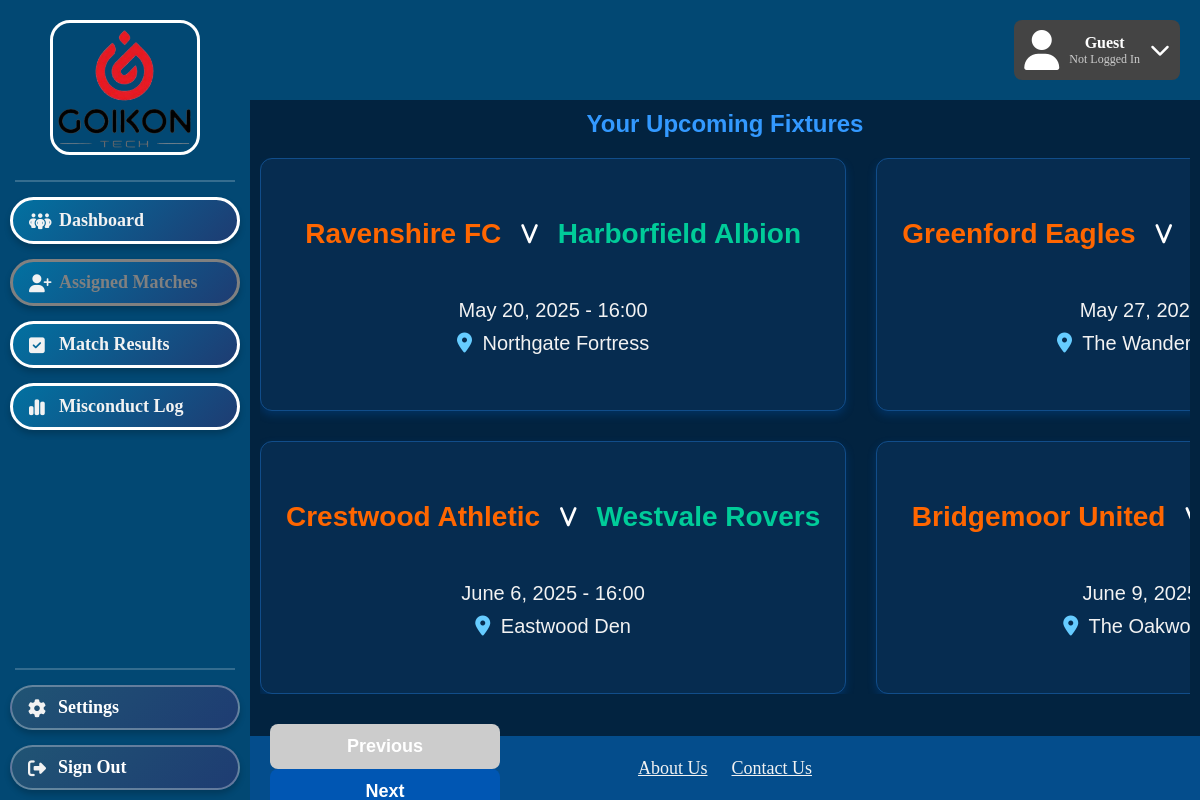
The app's page /Main/refereePages/AssignedMatches.php with its own data.
### tables this page shows
CREATE TABLE "League_Match" (
	"LeagueMatchID"	INTEGER,
	"LeagueID"	INTEGER NOT NULL,
	"HomeTeamID"	INTEGER NOT NULL,
	"AwayTeamID"	INTEGER NOT NULL,
	"MatchDate"	DATETIME NOT NULL,
	"FieldID"	INTEGER NOT NULL,
	"Status"	TEXT NOT NULL,
	"HomeGoals"	INTEGER NOT NULL DEFAULT 0,
	"AwayGoals"	INTEGER NOT NULL DEFAULT 0,
	PRIMARY KEY("LeagueMatchID" AUTOINCREMENT),
	FOREIGN KEY("AwayTeamID") REFERENCES "Team"("TeamID") ON DELETE CASCADE ON UPDATE CASCADE,
	FOREIGN KEY("FieldID") REFERENCES "Field"("FieldID") ON DELETE CASCADE ON UPDATE CASCADE,
	FOREIGN KEY("HomeTeamID") REFERENCES "Team"("TeamID") ON DELETE CASCADE ON UPDATE CASCADE,
	FOREIGN KEY("LeagueID") REFERENCES "League"("LeagueID") ON DELETE CASCADE ON UPDATE CASCADE
);

CREATE TABLE Field (
    FieldID INTEGER PRIMARY KEY AUTOINCREMENT,
    FieldOwnerID INT NOT NULL,
    Name VARCHAR(255) NOT NULL,
    PricePerHour INT NOT NULL,
    Location VARCHAR(255) NOT NULL,
    OpeningHours DATETIME,
    ClosingHours DATETIME,
    Capacity INT,
    FOREIGN KEY (FieldOwnerID) REFERENCES FieldOwner(FieldOwnerID) ON DELETE CASCADE ON UPDATE CASCADE
);

### Main/refereePages/AssignedMatches.php (the view, shortened to what this page needs)
<?php include_once __DIR__ . '/../Include/profile_header.php'; ?>
<!DOCTYPE html>
<html>
    <link rel="stylesheet" href="../styles.css">
    <div class="sidebar">
        <img src="../GoikonLogoFinal.png" alt="Goikon Logo" class = "goikon-logo">
        <div class="sidebar-separator"></div>
        <div class="sidebar-button">
            <a href="RefereeDashboard.php">
                <i class="fa-solid fa-people-group"></i>Dashboard
            </a>
        </div>
        <div class="sidebar-button" class="stayOnPageLink">
            <a href="AssignedMatches.php">
                <i class="fa-solid fa-user-plus"></i>Assigned Matches
            </a>
        </div>
        <div class="sidebar-button">
            <a href="MatchResults.php">
                <i class="fa-solid fa-square-check"></i>Match Results
            </a>
        </div>
        <div class="sidebar-button">
            <a href="MisconductLog.php">
                <i class="fa-solid fa-chart-simple"></i>Misconduct Log
            </a>
        </div>
        <div class="sidebar-toolbox-container">
            <div class="sidebar-separator"></div>
            <div class="sidebar-toolbox-button">
                <a href="../Homepages/SettingsPersonal.php">
                    <i class="fa-solid fa-gear"></i>Settings
                </a>
            </div>
            <div class="sidebar-toolbox-button">
                <a href="../Create Account and Login/Login.php">
                    <i class="fa-solid fa-right-from-bracket"></i></i>Sign Out
                </a>
            </div>
        </div>
    </div>
    <div class="footer">
        <a href="../Homepages/AboutUs.php">About Us</a>
        <a href="../Homepages/ContactUs.php">Contact Us</a>
    </div>
   <div class="main-content">
        <?php
        require_once __DIR__ . '/../Include/db.php';
        try {
            $dbInstance = new Database();
            $conn = $dbInstance->getConnection();
        } catch (Exception $e) {
            die("Error: " . $e->getMessage());
        }
        ?>
        <?php
        $query = "
            SELECT
                hm.TeamName AS HomeTeam,
                am.TeamName AS AwayTeam,
                lm.MatchDate,
                f.Name AS Stadium
            FROM League_Match lm
            JOIN Team hm ON lm.HomeTeamID = hm.TeamID
            JOIN Team am ON lm.AwayTeamID = am.TeamID
            JOIN Field f ON hm.FieldID = f.FieldID
            JOIN Referee_Booking rb ON lm.LeagueMatchID = rb.LeagueMatchID
            WHERE lm.Status = 'Scheduled'
            AND rb.RefereeID = 3
            ORDER BY lm.MatchDate ASC
        ";
        $result = $conn->query($query);
        ?>
        <div class="fixtures-container">
            <div class="team-list-header">
                <h2>Your Upcoming Fixtures</h2>
            </div>
            <div class="cards-grid" id="cardsGrid">
                <?php while ($row = $result->fetchArray(SQLITE3_ASSOC)): ?>
                    <div class="fixture-card">
                        <h3 class="fixture-teams">
                            <span class="home-team"><?php echo htmlspecialchars($row['HomeTeam']); ?></span>
                            <i class="fa-solid fa-v"></i>
                            <span class="away-team"><?php echo htmlspecialchars($row['AwayTeam']); ?></span>
                        </h3>
                        <p class="fixture-date">
                            <?php
                                $datetime = date("F j, Y - H:i", strtotime($row['MatchDate']));
                                echo htmlspecialchars($datetime);
                            ?>
                        </p>
                        <p class="fixture-stadium">
                            <i class="fa-solid fa-location-dot"></i>
                            <?php echo htmlspecialchars($row['Stadium']); ?>
                        </p>
                    </div>
                <?php endwhile; ?>
            </div>
            <div class="pagination-buttons">
                <button id="prevPage" disabled>Previous</button>
                <button id="nextPage">Next</button>
            </div>
        </div>
    </div>
</html>

### Main/styles.css (style rules this page uses)
.goikon-logo { position: absolute; top: 20px; left: 50px; width: 150px; height: auto; z-index: 10000; border: 3px solid white; border-radius: 20px; }
.sidebar { position: fixed; top: 0; left: 0; width: 250px; height: 100%; background-color: #024873; display: flex; flex-direction: column; align-items: center; padding-top: 180px; gap: 15px; }
.sidebar-button { background: none; padding: 0; }
.sidebar-button a { display: block; background: linear-gradient(135deg, #0271A1, #1e3c72); color: #F2F2F2; cursor: pointer; text-align: left; text-indent: 8px; font-weight: bold; text-decoration: none; font-size: 18px; width: 230px; padding: 10px 0; display: block; border: 3px solid white; border-radius: 50px; transition: all 0.3s ease-in-out; box-shadow: 0 4px 6px rgba(0, 0, 0, 0.2); }
.sidebar-button a.active { color: grey; border-color: grey; }
.sidebar i { color: #f2f2f2; font-size: 18px; vertical-align: middle; margin-right: 20px; width: 1em; }
.sidebar-toolbox-container { position: fixed; display: flex; flex-direction: column; align-items: center; gap: 15px; width: 250px; bottom: 10px; left: 0; }
.sidebar-toolbox-button { position: relative; display: flex; background: none; padding: 0; }
.sidebar-toolbox-button a { cursor: pointer; text-align: left; text-indent: 8px; background: linear-gradient(135deg, #205474, #1e3c72); color: white; font-weight: bold; text-decoration: none; font-size: 18px; width: 230px; padding: 10px 0; border-radius: 30px; backdrop-filter: blur(10px); border: 2px solid rgba(255, 255, 255, 0.3); transition: all 0.3s ease-in-out; box-shadow: 0 4px 6px rgba(0, 0, 0, 0.2); }
.sidebar-separator { height: 2px; background-color: rgba(255, 255, 255, 0.2); margin: 0px; width: calc(100% - 30px); margin-left: 15px; margin-right: 15px; }
.footer { position: fixed; left: 250px; width: calc(100vw - 250px); bottom: 0; background-color: #044D8C; text-align: center; padding: 20px; z-index: -1000; }
.footer a { color: #F2F2F2; font-size: 18px; line-height: 24px; margin: 10px; }
.main-content { position: fixed; align-content: left; top: 100px; left: 250px; width: calc(100vw - 250px); height: calc(100vh - 164px); background-color: #022340; z-index: 1000001; font-family:Verdana, Tahoma, sans-serif; }
.main-content button { background-color: #03588C; color: #F2F2F2; text-align: center; font-weight: bold; text-decoration: none; font-size: 18px; width: 230px; display: flex; padding: 10px 0; display: block; border: 3px solid white; border-radius: 50px; margin: 0 auto; }
.main-content p { text-align: center; font-size: 20px; color: #f2f2f2; font:600; line-height: normal; }
.main-content h3 { text-align: center; font-size: 28px; color: #f2f2f2; font:600; height: 100px; }
.home-team { text-align: right; }
.away-team { text-align: left; }
* { margin: 0; padding: 0; box-sizing: border-box; }

### Main/refereePages/AssignedMatches.php (style rules this page uses)
.fixtures-container { padding: 10px; }
.team-list-header h2 { color: #3399ff; text-align: center; margin-bottom: 20px; }
.cards-grid { display: grid; grid-template-columns: repeat(auto-fill, minmax(250px, 1fr)); gap: 20px; }
.fixture-card { background-color: #062c50; border: 1px solid #114d8a; border-radius: 12px; padding: 25px; box-shadow: 0 4px 8px rgba(0, 86, 179, 0.3); transition: transform 0.3s, box-shadow 0.3s; color: #ffffff; font-size: 16px; height: auto; display: flex; flex-direction: column; justify-content: space-between; }
.cards-grid { display: grid; grid-template-columns: repeat(3, 1fr); grid-template-rows: repeat(2, 1fr); gap: 30px; height: calc(100% - 100px); overflow: hidden; }
.fixture-teams { font-size: 20px; font-weight: bold; color: #66ccff; margin-bottom: 15px; display: flex; justify-content: center; align-items: center; }
.fixture-teams span { white-space: nowrap; }
.fixture-teams .home-team { margin-right: 10px; color: #ff6600; }
.fixture-teams .away-team { margin-left: 10px; color: #00cc99; }
.fixture-teams i { font-size: 22px; color: #ffffff; margin: 0 10px; }
.fixture-date, .fixture-stadium { font-size: 14px; color: #cce6ff; margin-top: 10px; text-align: center; }
.fixture-stadium i { margin-right: 5px; color: #66ccff; }
.pagination-buttons { margin-top: 30px; text-align: center; }
.pagination-buttons button { background-color: #0056b3; color: white; border: none; padding: 12px 25px; margin: 0 10px; border-radius: 8px; cursor: pointer; font-size: 18px; transition: background-color 0.3s; }
.pagination-buttons button:disabled { background-color: #ccc; cursor: default; }

### records on screen
league_match: HomeTeam "Ravenshire FC", AwayTeam "Harborfield Albion", MatchDate "May 20, 2025 - 16:00", field.Name "Northgate Fortress"
league_match: HomeTeam "Greenford Eagles", MatchDate "May 27,…", field.Name "The…"
league_match: HomeTeam "Crestwood Athletic", AwayTeam "Westvale Rovers", MatchDate "June 6, 2025 - 16:00", field.Name "Eastwood Den"
league_match: HomeTeam "Bridgemoor United", MatchDate "June 9,…", field.Name "The…"

### other values on screen
$userDisplay['name'] "Guest"
$userDisplay['role'] "Not Logged In"
